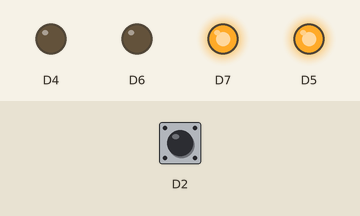
Bench run of a sketch on a simulated ESP8266 (NodeMCU). On the bench: output pins drawn as LEDs (lit = HIGH). Inputs (shaded band) come from the test bench; at power-on: D2 HIGH.

Above: at 1.2 s.
1.3 s: D2 pulled LOW for 0.15 s
At 1.37 s:
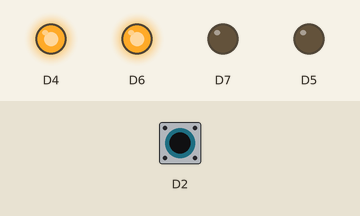
2.9 s: D2 pulled LOW for 3.2 s
At 6.9 s:
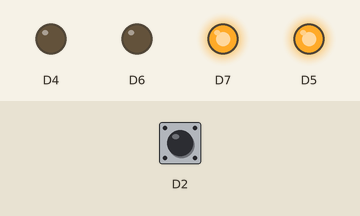
Timing chart, 0 to 8.4 s (numbered marks = the images above; inputs shaded):
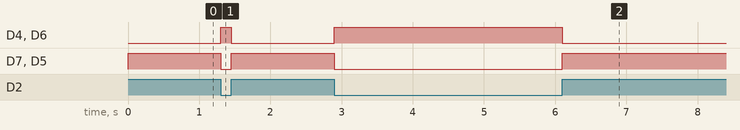

Measured:
- after the input at 1.3 s, D4, D6: LOW → HIGH at once, → LOW 0.15 s later; D7, D5: HIGH → LOW at once, → HIGH 0.15 s later
- after the input at 2.9 s, D4, D6: LOW → HIGH at once, → LOW 3.2 s later; D7, D5: HIGH → LOW at once, → HIGH 3.2 s later

The sketch:

motor_using_switch.ino
```cpp
#include <ESP8266WiFi.h>
void setup()
{
 pinMode(D4,OUTPUT);
    pinMode(D5,OUTPUT);
    pinMode(D6,OUTPUT);
  pinMode(D7,OUTPUT);
  pinMode(D2,INPUT_PULLUP);
}

void loop()
{
 int x= digitalRead(D2);
  if(x==0)
  {
     digitalWrite(D4,HIGH);
  digitalWrite(D5,LOW);
    digitalWrite(D6,HIGH);
    digitalWrite(D7,LOW);
  }
  else
  {
    digitalWrite(D4,LOW);
  digitalWrite(D5,HIGH);
    digitalWrite(D6,LOW);
    digitalWrite(D7,HIGH);
  } 
}
```
